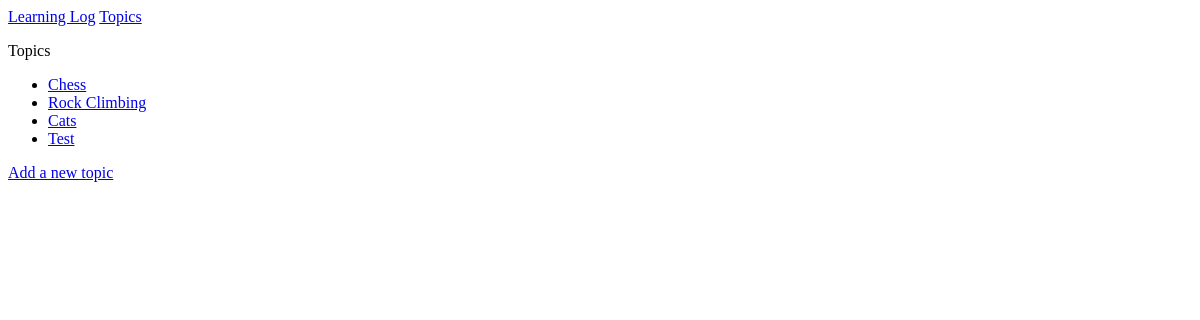
The page /topics on the database as committed earlier.
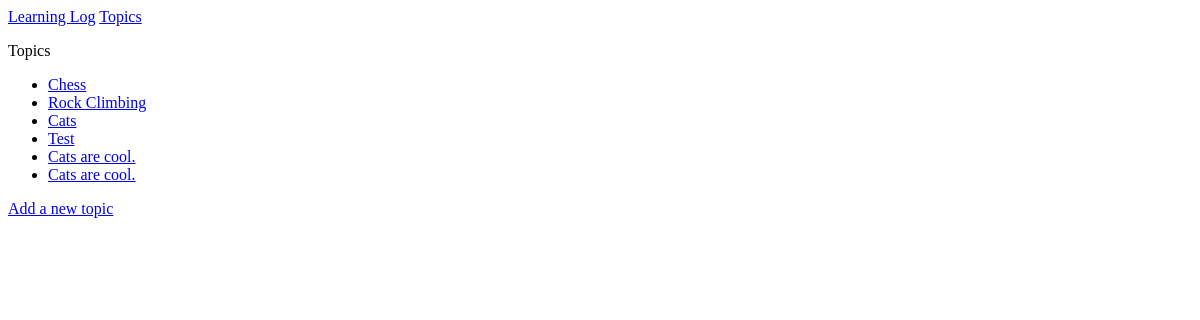
The same page on the database as committed later.
### learning_logs/models.py (models this page shows)
class Topic(models.Model):
    text= models.CharField(max_length=200)
    date_added = models.DateTimeField(auto_now_add=True)
    def __str__(self):
        return self.text

### learning_logs/views.py (the view)
# urls.py: path("topics", views.topics, name="topics"),
def topics(request):
    topics = Topic.objects.order_by("date_added")
    context = {"topics":topics} # value topics (in white) is pointing to "topics=" above, which is holding all information.
    return render(request, 'learning_logs/topics.html', context)

### learning_logs/templates/learning_logs/topics.html
{%extends "learning_logs/base.html" %}
{% block content %}
    <p>Topics</p>
    <ul>
        {% for topic in topics %}
            <li>
                <a href="{% url 'learning_logs:topic' topic.id %}">{{ topic }}</a>
            </li>
        {% empty %}
            <li>No topics have been added yet.</li>
        {% endfor %}
    </ul>
    <a href="{% url 'learning_logs:new_topic' %}">Add a new topic</a>
{% endblock content %}

### learning_logs/templates/learning_logs/base.html
<p>
    <a href = "{% url 'learning_logs:index' %}">Learning Log</a>
    <a href = "{% url 'learning_logs:topics' %}">Topics</a>
</p>
{% block content %}{% endblock content %}

Rows that differ between the two databases and show on the page:
added Topic: text "Cats are cool."
added Topic: text "Cats are cool."
